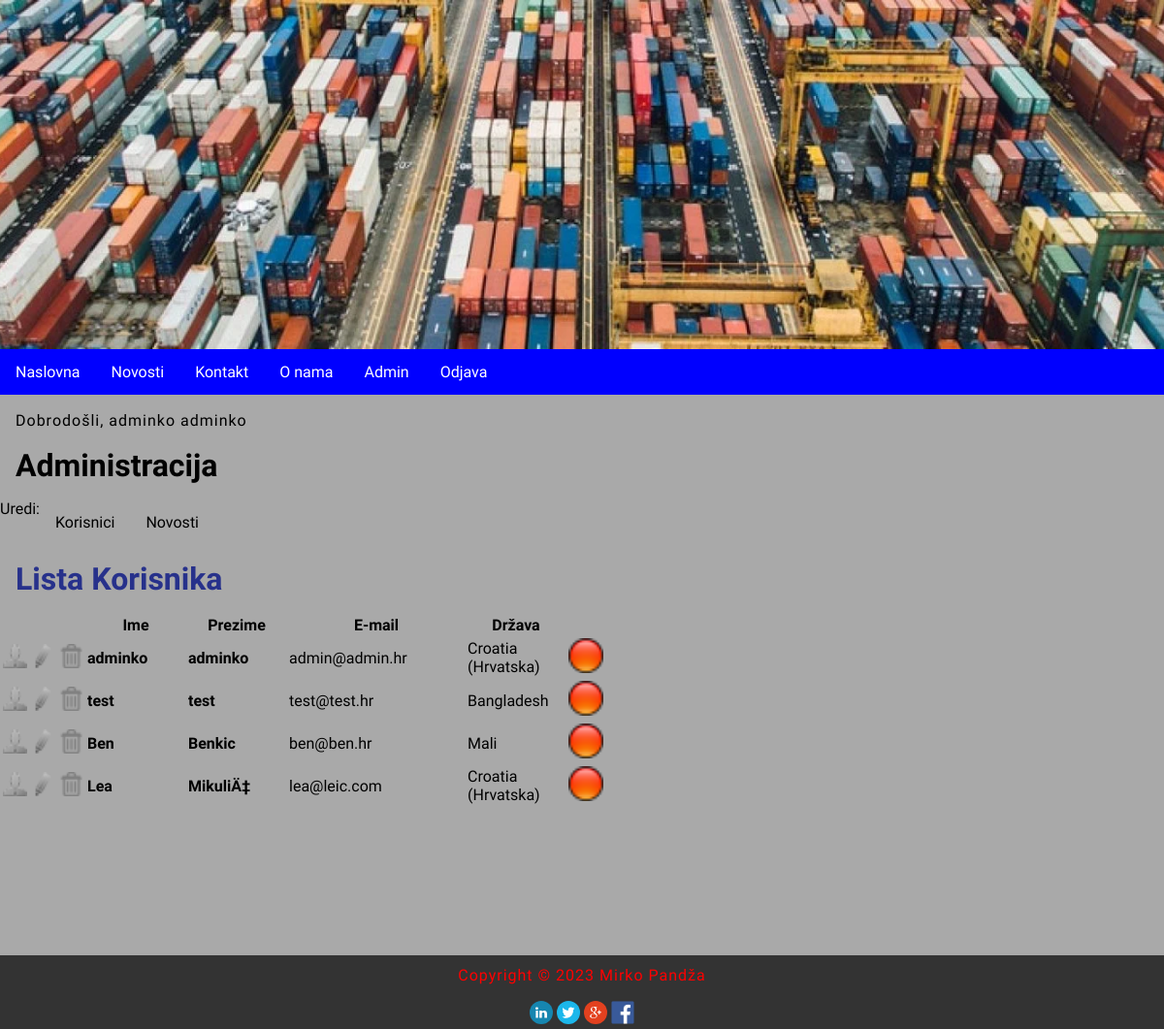
/index.php?menu=7 (signed in), run on an earlier commit of the app's database.
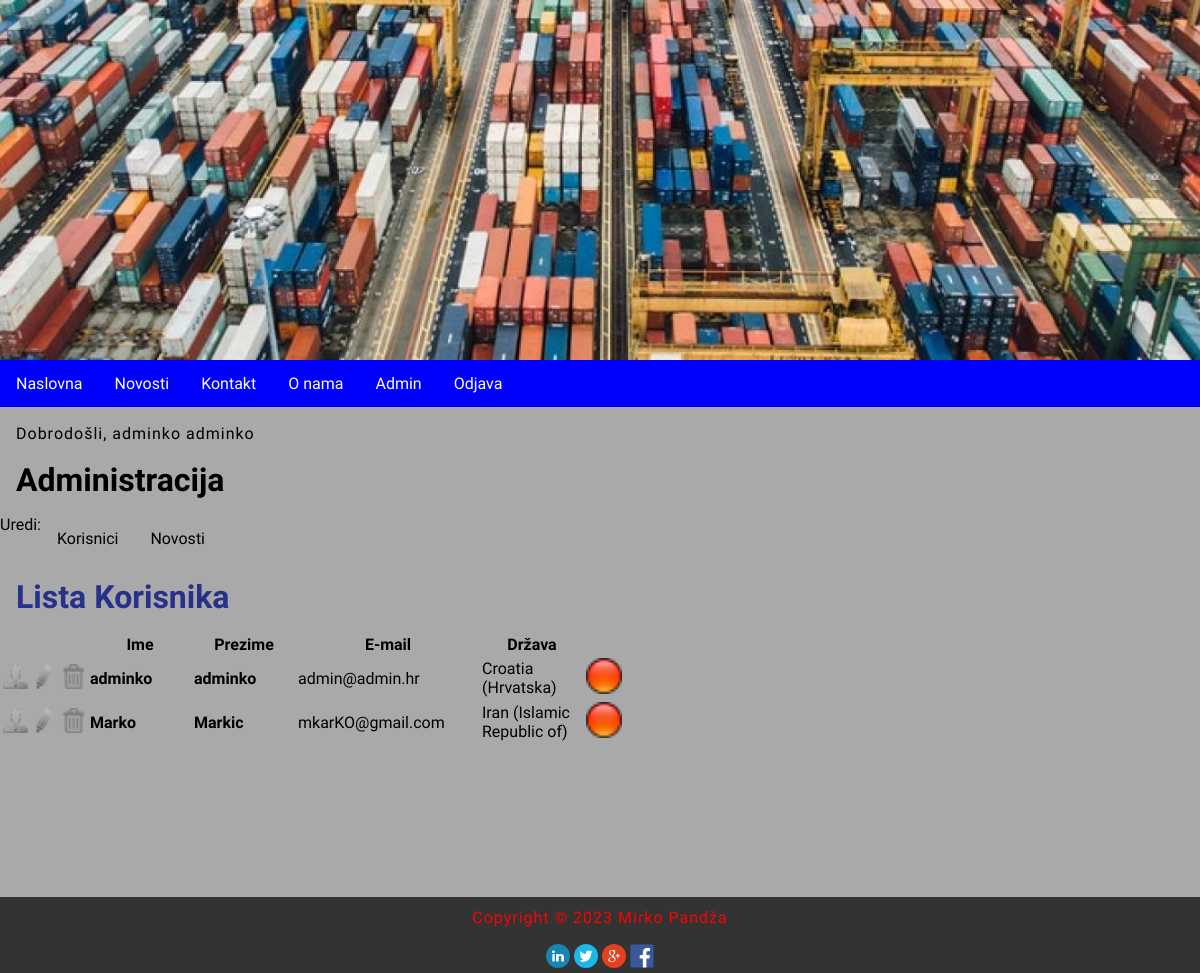
And on a later commit of the database.
### tables this page shows
CREATE TABLE `users` (
  `id` int(11) NOT NULL,
  `firstname` varchar(255) NOT NULL,
  `lastname` varchar(255) NOT NULL,
  `email` varchar(255) NOT NULL,
  `username` varchar(255) NOT NULL,
  `password` varchar(255) NOT NULL,
  `password_txt` varchar(255) NOT NULL,
  `country` char(2) NOT NULL,
  `date` timestamp NOT NULL DEFAULT current_timestamp() ON UPDATE current_timestamp(),
  `archive` enum('Y','N') NOT NULL DEFAULT 'Y'
);

CREATE TABLE `countries` (
  `id` int(11) NOT NULL,
  `country_code` varchar(2) NOT NULL DEFAULT '',
  `country_name` varchar(100) NOT NULL DEFAULT ''
);

### admin/users.php (the view, shortened to what this page needs)
<?php
	if (isset($_GET['id']) && $_GET['id'] != '') {
		$query  = "SELECT * FROM users";
		$query .= " WHERE id=".$_GET['id'];
		$result = @mysqli_query($MySQL, $query);
		$row = @mysqli_fetch_array($result);
		print '
		<h2>Korisnički profil</h2>
		<p><b>Ime:</b> ' . $row['firstname'] . '</p>
		<p><b>Prezime:</b> ' . $row['lastname'] . '</p>
		<p><b>Korisničko ime:</b> ' . $row['username'] . '</p>';
		$_query  = "SELECT * FROM countries";
		$_query .= " WHERE country_code='" . $row['country'] . "'";
		$_result = @mysqli_query($MySQL, $_query);
		$_row = @mysqli_fetch_array($_result);
		print '
		<p><b>Država:</b> ' .$_row['country_name'] . '</p>
		<p><b>Datum:</b> ' . pickerDateToMysql($row['date']) . '</p>
		<p><a href="index.php?menu='.$menu.'&amp;action='.$action.'">Back</a></p>';
	}
	else {
		print '
		<h2>Lista Korisnika </h2>
		<div id="users">
			<table>
				<thead>
					<tr>
						<th width="25"></th>
						<th width="25"></th>
						<th width="25"></th>
						<th width="100">Ime </th>
						<th width="100">Prezime</th>
						<th width="180">E-mail</th>
						<th width="100">Država</th>
						<th width="36"></th>
					</tr>
				</thead>
				<tbody>';
				$query  = "SELECT * FROM users";
				$result = @mysqli_query($MySQL, $query);
				while($row = @mysqli_fetch_array($result)) {
					print '
					<tr>
						<td><a href="index.php?menu='.$menu.'&amp;action='.$action.'&amp;id=' .$row['id']. '"><img src="image/user.png" alt="user"></a></td>
						<td><a href="index.php?menu='.$menu.'&amp;action='.$action.'&amp;edit=' .$row['id']. '"><img src="image/edit.png" alt="uredi"></a></td>
						<td><a href="index.php?menu='.$menu.'&amp;action='.$action.'&amp;delete=' .$row['id']. '"><img src="image/delete.png" alt="obriši"></a></td>
						<td><strong>' . $row['firstname'] . '</strong></td>
						<td><strong>' . $row['lastname'] . '</strong></td>
						<td>' . $row['email'] . '</td>
						<td>';
							$_query  = "SELECT * FROM countries";
							$_query .= " WHERE country_code='" . $row['country'] . "'";
							$_result = @mysqli_query($MySQL, $_query);
							$_row = @mysqli_fetch_array($_result, MYSQLI_ASSOC);
							print $_row['country_name'] . '
						</td>
						<td>';
							if ($row['archive'] == 'Y') { print '<img src="img/inactive.png" alt="" title="" />'; }
                            else if ($row['archive'] == 'N') { print '<img src="img/active.png" alt="" title="" />'; }
						print '
						</td>
					</tr>';
				}
			print '
				</tbody>
			</table>
			<br></br>
			<br></br>
			<br></br>
			<br></br>
		</div>';
	}
?>

### index.php (shortened to what this page needs)
<?php
	if(isset($_GET['menu'])) { $menu   = (int)$_GET['menu']; }
print '
<!DOCTYPE html>
<html>
	<head>
		<link rel="stylesheet" href="style.css">
		<link href="https://fonts.googleapis.com/css?family=Chakra+Petch:400i" rel="stylesheet">
		<meta name="viewport" content="width=device-width; initial-scale=1.0; maximum-scale=1.0; user-scalable=0;">
        <meta http-equiv="content-type" content="text/html; charset=utf-8">
        <meta name="description" content="some description">
        <meta name="keywords" content="keyword 1, keyword 2, keyword 3, keyword 4, ...">
		<title>Logistika</title>
	</head>
<body>
	<header>
		<div'; print '></div>
		<nav>';
			include("menu.php");
		print '</nav>
	</header>
	<main>';
		if (isset($_SESSION['message'])) {
			print $_SESSION['message'];
	}
	if (!isset($_GET['menu']) || $_GET['menu'] == 1) { include("home.php"); }
	else if ($_GET['menu'] == 2) { include("news.php"); }
	else if ($_GET['menu'] == 3) { include("contact.php"); }
	else if ($_GET['menu'] == 4) { include("about.php"); }
	else if ($_GET['menu'] == 5) { include("register.php"); }
	else if ($_GET['menu'] == 6) { include("signin.php"); }
	else if ($menu == 7) { include("admin.php"); }
	print'
	</main>
	<footer>
		<p>Copyright &copy; 2023 Mirko Pandža</p>
		<div class="drustvene_mreze">
		<a href="https://www.linkedin.com/" target="_blank"><img src="image/linkedin.svg" alt="Linkedin" title="Linkedin" style="width:24px; margin-top:0.4em"></a>
		<a href="https://twitter.com/login" target="_blank"><img src="image/twitter.svg" alt="Twitter" title="Twitter" style="width:24px; margin-top:0.4em"></a>
		<a href="https://plus.google.com/discover" target="_blank"><img src="image/google+.svg" alt="Google+" title="Google+" style="width:24px; margin-top:0.4em"></a>
		<a href="https://www.facebook.com/"target="_blank"><img src="image/facebook.jpg" alt="Facebook" title="Facebook" style="width:24px; margin-top:0.4em"></a>
		</div>
	</footer>
</body>
</html>';
?>

### menu.php
<?php
    print '
    <div class="banner-image"></div>
	<ul>
		<li><a href="index.php?menu=1">Naslovna</a></li>
		<li><a href="index.php?menu=2">Novosti</a></li>
		<li><a href="index.php?menu=3">Kontakt</a></li>
		<li><a href="index.php?menu=4">O nama</a></li>';
		if (!isset($_SESSION['user']['valid']) || $_SESSION['user']['valid'] == 'false') {
			print '
			<li><a href="index.php?menu=5">Registracija</a></li>
			<li><a href="index.php?menu=6">Prijava</a></li>';
		}
		else if ($_SESSION['user']['valid'] == 'true') {
			print '
			<li><a href="index.php?menu=7">Admin</a></li>
			<li><a href="signout.php">Odjava</a></li>';
		}
		print '
	</ul>';
?>

### admin.php
<?php
	if ($_SESSION['user']['valid'] == 'true') {
		if (!isset($action)) { $action = 1; }
		print '
		<div id="adm">
			<h1>Administracija</h1>
			<div id="admin">
				<ul>
					<li>Uredi:</li>
					<li><a href="index.php?menu=7&amp;action=1">Korisnici</a></li>
					<li><a href="index.php?menu=7&amp;action=2">Novosti</a></li>
				</ul>';
				if ($action == 1) { include("admin/users.php"); }
				else if ($action == 2) { include("admin/news.php"); }
			print '
			</div>
		</div>';
	}
	else {
		$_SESSION['message'] = '<p>Please register or login using your credentials!</p>';
		header("Location: index.php?menu=6");
	}
?>

### style.css (style rules this page uses)
body, html { font-family: 'Chakra Petch', sans-serif; margin: 0; font-size: 16px; background-color: darkgrey; }
header { display: block; width: 100%; }
.banner-image { background-image: url("image/banner.jpg"); background-position: center; background-repeat: no-repeat; background-size: cover; position: relative; height:360px; }
ul { list-style-type: none; margin: 0; padding: 0; overflow: hidden; background-color: blue; }
li { float: left; }
li a { display: block; color: white; text-align: center; padding: 14px 16px; text-decoration: none; }
h1,h2 { margin: 0.5em; font-size: 2em; }
h2 { font-size: 2em; color: #27318b; }
main a { color: #27318b; text-decoration: none; }
p { margin: 1em; line-height: 1.4em; letter-spacing: 1px; }
img { width: 100%; }
#admin ul { background-color: darkgrey; }
#admin li a { color: black; }
footer { background-color: #333; padding: 0.1em; clear: both; }
footer p { color: red; text-align: center; margin: 0.5em; }
.drustvene_mreze { text-align: center; float: center; }

What changed in the data, as far as the page shows it:
removed users: firstname "test", lastname "test", email "test@test.hr", countries.country_name "Bangladesh"
removed users: firstname "Ben", lastname "Benkic", email "ben@ben.hr", countries.country_name "Mali"
removed users: firstname "Lea", lastname "MikuliÄ‡", email "lea@leic.com", countries.country_name "Croatia (Hrvatska)"
added users: firstname "Marko", lastname "Markic", email "mkarKO@gmail.com", countries.country_name "Iran (Islamic Republic of)"
